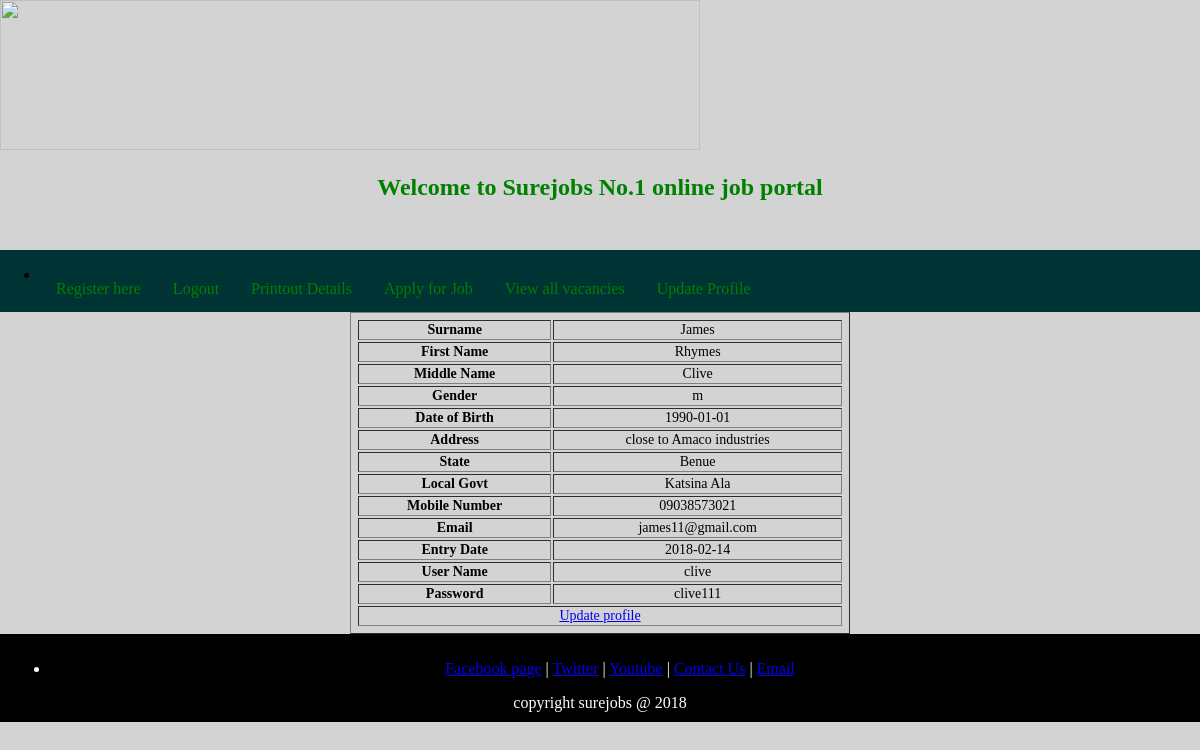
Page /user_profile.php?id=15186156531083 on the committed database.
### tables this page shows
CREATE TABLE `jobseekers` (
  `id` varchar(45) NOT NULL DEFAULT '',
  `sname` varchar(45) NOT NULL DEFAULT '',
  `fname` varchar(45) NOT NULL DEFAULT '',
  `mname` varchar(45) NOT NULL DEFAULT '',
  `gender` varchar(45) NOT NULL DEFAULT '',
  `dob` date NOT NULL DEFAULT '0000-00-00',
  `address` varchar(45) NOT NULL DEFAULT '',
  `state` varchar(45) NOT NULL DEFAULT '',
  `localgovt` varchar(45) NOT NULL DEFAULT '',
  `mobileno` varchar(45) NOT NULL DEFAULT '',
  `email` varchar(45) NOT NULL DEFAULT '',
  `entrydate` date NOT NULL DEFAULT '0000-00-00',
  `username` varchar(45) NOT NULL DEFAULT '',
  `password` varchar(45) NOT NULL DEFAULT '',
  PRIMARY KEY (`id`)
);

### user_profile.php (the view, shortened to what this page needs)
 <?php
include("connection.php");
$id=$_GET["id"];
$select=mysqli_query($connection, "SELECT * FROM jobseekers where id='$id'")or die (mysqli_error($connection));
$jobseekers=mysqli_fetch_array($select);
		if($id==""){ ?>
		<p style="color:red">page got an empty id</p>
				?>
				<p style="color:red">User does not exist</p>
				<?php }else{
					?>
<!DOCTYPE html>
<html lang="en" >
<head >
	<link rel="stylesheet" type="text/css" href="main.css">
</head >
<body>	<div>
	<header class="header" >
	<a href="index.php" title="Home page"><img src="sitelogo3.png" height="150" width="700" /></a>
	<h2 style="text-align: center; color: green;">Welcome to Surejobs No.1 online job portal</h2>
	</header>
		<nav class="topnav">
			<ul>
				<li>
					<a href="jobseekers.php">Register here</a>
					<a href="logout.php">Logout</a>
					<a href="log_printout.php">Printout Details</a>
					<a href="appliedjob.php">Apply for Job</a>
					<a href="view_allvacancies.php">View all vacancies</a>
					<a href="updateprofile.php?username=<?php echo $id['id'] ?>">Update Profile</a>
				</li>
			</ul>
		</nav>
	</div>
		<table border="1px" align="center" style="width: 500px; padding: 5px; font-family: Tahoma; font-size: 14px; text-align: center;">
				<tr>
					<th class="left">Surname</th>
					<td class="right"><?php echo $jobseekers['sname']; ?> </td>
				</tr>
				<tr>
					<th class="left">First Name</th>
					<td class="right"><?php echo $jobseekers['fname']; ?> </td>
				</tr>
				<tr>
					<th class="left">Middle Name</th>
					<td class="right"><?php echo $jobseekers['mname']; ?> </td>
				</tr>
				<tr>
					<th class="left">Gender</th>
					<td class="right"><?php echo $jobseekers['gender'] ?> </td>
				</tr>
				<tr>
					<th class="left">Date of Birth</th>
					<td class="right"><?php echo $jobseekers['dob'] ?> </td>
				</tr>
				<tr>
					<th class="left">Address</th>
					<td class="right"><?php echo $jobseekers['address'] ?> </td>
				</tr>
				<tr>
					<th class="left">State</th>
					<td class="right"><?php echo $jobseekers['state'] ?> </td>
				</tr>
				<tr>
					<th class="left">Local Govt</th>
					<td class="right"><?php echo $jobseekers['localgovt'] ?> </td>
				</tr>
				<tr>
					<th class="left">Mobile Number</th>
					<td class="right"><?php echo $jobseekers['mobileno'] ?> </td>
				</tr>
				<tr>
					<th class="left">Email</th>
					<td class="right"><?php echo $jobseekers['email'] ?> </td>
				</tr>
				<tr>
					<th class="left">Entry Date</th>
					<td class="right" readonly="yes"><?php echo $jobseekers['entrydate'] ?> </td>
				</tr>
				<tr>
					<th class="left">User Name</th>
					<td class="right"><?php echo $jobseekers['username'] ?> </td>
				</tr>
				<tr>
					<th class="left">Password</th>
					<td class="right"><?php echo $jobseekers['password'] ?> </td>
				</tr>
				<tr>
					<td colspan="2">
						<a href="updateprofile.php?id=<?php echo $jobseekers['id'] ?>" onclick (" return comfirm ('Are you sure you want to update user information?')); ">Update profile</a></td>
					</tr>
			</table>
				<?php }
		?>
		<footer class="footer">
		<ul>
			<li>
			<a href="#">Facebook page</a> |
				<a href="#">Twitter</a> |
				<a href="#">Youtube</a> |
				<a href="#">Contact Us</a> |
				<a href="mailto:free2naijakings@gmail.com">Email</a>
			</li>
		</ul>
		copyright surejobs @ 2018
	</footer>
</body>
</html>

### main.css (style rules this page uses)
body { margin:0px; background-color: lightgrey; }
* { box-sizing:bolder-box; }
.header { width:100%; height:250px; color:green; background:-moz-linear-gradient(black, darkblue, black ); }
.topnav { overflow:hidden; background-color:#003333; }
.topnav a { float:left; display:block; color:green; text-align:center; padding:14px 16px; text-decoration:none; }
.footer { padding:10px; color: white; background-color:black; text-align:center; display: block; text-decoration: none; clear:both; }

### rows in the picture
jobseekers: sname "James", fname "Rhymes", mname "Clive", gender "m", dob "1990-01-01", address "close to Amaco industries", state "Benue", localgovt "Katsina Ala", mobileno "09038573021", email "james11@gmail.com", entrydate "2018-02-14", username "clive", password "clive111"
